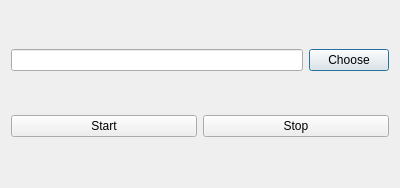
<?xml version="1.0" encoding="UTF-8"?>
<ui version="4.0">
 <class>waypoint_recorder</class>
 <widget class="QDialog" name="waypoint_recorder">
  <property name="geometry">
   <rect>
    <x>0</x>
    <y>0</y>
    <width>400</width>
    <height>188</height>
   </rect>
  </property>
  <property name="windowTitle">
   <string>waypoint_recoder</string>
  </property>
  <layout class="QVBoxLayout" name="verticalLayout">
   <item>
    <layout class="QGridLayout" name="gridLayout">
     <item row="0" column="0">
      <widget class="QLineEdit" name="save_path_edit"/>
     </item>
     <item row="0" column="1">
      <widget class="QPushButton" name="choose_button">
       <property name="text">
        <string>Choose</string>
       </property>
      </widget>
     </item>
    </layout>
   </item>
   <item>
    <layout class="QGridLayout" name="gridLayout_2">
     <item row="0" column="0">
      <widget class="QPushButton" name="start_button">
       <property name="text">
        <string>Start</string>
       </property>
      </widget>
     </item>
     <item row="0" column="1">
      <widget class="QPushButton" name="stop_button">
       <property name="text">
        <string>Stop</string>
       </property>
      </widget>
     </item>
    </layout>
   </item>
  </layout>
 </widget>
 <resources/>
 <connections/>
</ui>
